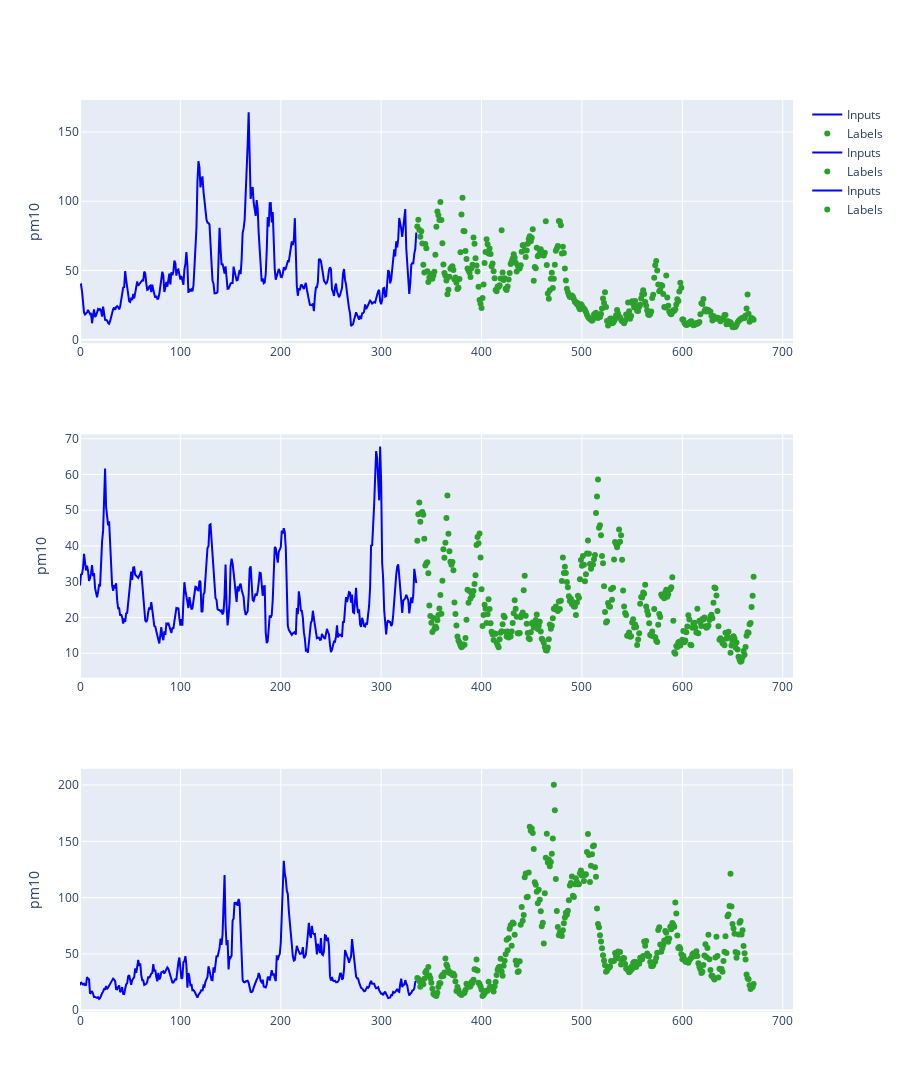

The cell this chart's notebook holds for it:
### Code cell
windowGenerator.plot(plot_col="pm10")

### Figure 1 — Plotly figure (JSON) as saved in the notebook; plotly's stock layout.template omitted (floating-point values rounded to 4 significant figures; data arrays with more than 128 entries replaced by an {"elided": "..."} marker saying what was removed)
{"data": [{"marker": {"color": "blue"}, "name": "Inputs", "type": "scatter", "x": {"elided": "336 int values"}, "xaxis": "x", "y": {"elided": "336 float values"}, "yaxis": "y"}, {"marker": {"color": "#2ca02c"}, "mode": "markers", "name": "Labels", "type": "scatter", "x": {"elided": "336 int values"}, "xaxis": "x", "y": {"elided": "336 float values"}, "yaxis": "y"}, {"marker": {"color": "blue"}, "name": "Inputs", "type": "scatter", "x": {"elided": "336 int values"}, "xaxis": "x2", "y": {"elided": "336 float values"}, "yaxis": "y2"}, {"marker": {"color": "#2ca02c"}, "mode": "markers", "name": "Labels", "type": "scatter", "x": {"elided": "336 int values"}, "xaxis": "x2", "y": {"elided": "336 float values"}, "yaxis": "y2"}, {"marker": {"color": "blue"}, "name": "Inputs", "type": "scatter", "x": {"elided": "336 int values"}, "xaxis": "x3", "y": {"elided": "336 float values"}, "yaxis": "y3"}, {"marker": {"color": "#2ca02c"}, "mode": "markers", "name": "Labels", "type": "scatter", "x": {"elided": "336 int values"}, "xaxis": "x3", "y": {"elided": "336 float values"}, "yaxis": "y3"}], "layout": {"height": 1200, "xaxis": {"anchor": "y", "domain": [0, 1]}, "xaxis2": {"anchor": "y2", "domain": [0, 1]}, "xaxis3": {"anchor": "y3", "domain": [0, 1]}, "yaxis": {"anchor": "x", "domain": [0.7333, 1], "title": {"text": "pm10"}}, "yaxis2": {"anchor": "x2", "domain": [0.3667, 0.6333], "title": {"text": "pm10"}}, "yaxis3": {"anchor": "x3", "domain": [0, 0.2667], "title": {"text": "pm10"}}}}
